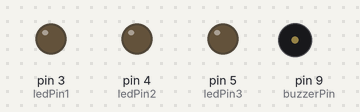
Bench run of a sketch on a simulated Arduino Uno, built with avr-gcc and run on an emulated ATmega328P. Parts: output pins drawn as LEDs (lit = HIGH), buzzer (waves = sounding).

Above: at 0.1 s.
Timing chart, 0 to 1.6 s (numbered marks = the images above):
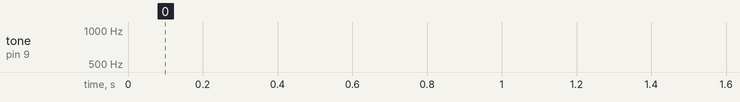

The sketch:

buzzer3.ino
```cpp
/*
  buzzer3 —— 蜂鳴器單元進階版（3 LED + 按鈕 + 頻率掃描）

  跟 buzzer1、buzzer2 的差異：
  - buzzer1／buzzer2：只有蜂鳴器本身的基本發聲練習
  - buzzer3（本檔）：多接了 3 顆 LED（腳位 3、4、5）跟 1 個按鈕（腳位 8，
    使用 INPUT_PULLUP 內建上拉電阻），蜂鳴器改到腳位 9，並示範
    frequencySweep() 用 for 迴圈讓音調從 500Hz 掃到 1500Hz 的漸變效果，
    以及 MimiSound() 這個固定音高、嗶一聲的簡化版寫法可以互相對照。

  教學重點：
  - 讓學生看到「同一顆蜂鳴器」可以用固定音（MimiSound）或掃頻（frequencySweep）
    兩種方式驅動，體會 tone() 的第二參數（頻率）怎麼影響聲音
  - 銜接後面「LED與蜂鳴器」「交通燈」單元的多元件整合寫法

  （原始程式來自 Arduino 官方 Blink 範例修改，經課程資料整理保留）
*/

const int ledPin1 = 3;
const int ledPin2 = 4;
const int ledPin3 = 5;

const int ButtonPin = 8;
const int buzzerPin = 9;

// 儲存按鈕的狀態
int buttonState = 0;

void setup() {
  pinMode(ledPin1, OUTPUT);  // 設定 LED 腳位為輸出
  pinMode(ledPin2, OUTPUT);
  pinMode(ledPin3, OUTPUT);
  pinMode(buzzerPin, OUTPUT);
  pinMode(ButtonPin, INPUT_PULLUP);  // 設定按鈕為輸入並啟用內建上拉電阻
}

void loop() {
  frequencySweep();
}

// 控制蜂鳴器頻率變化的副程式：從 500Hz 掃到 1500Hz
void frequencySweep() {
  for (int i = 500; i <= 1500; i += 10) {
    tone(buzzerPin, i);
    delay(5);
  }
}

// 固定音高嗶一聲的簡化版寫法，可跟 frequencySweep() 對照教學
void MimiSound() {
  tone(buzzerPin, 1000);
  delay(1000);
  noTone(buzzerPin);
  delay(1000);
}
```
